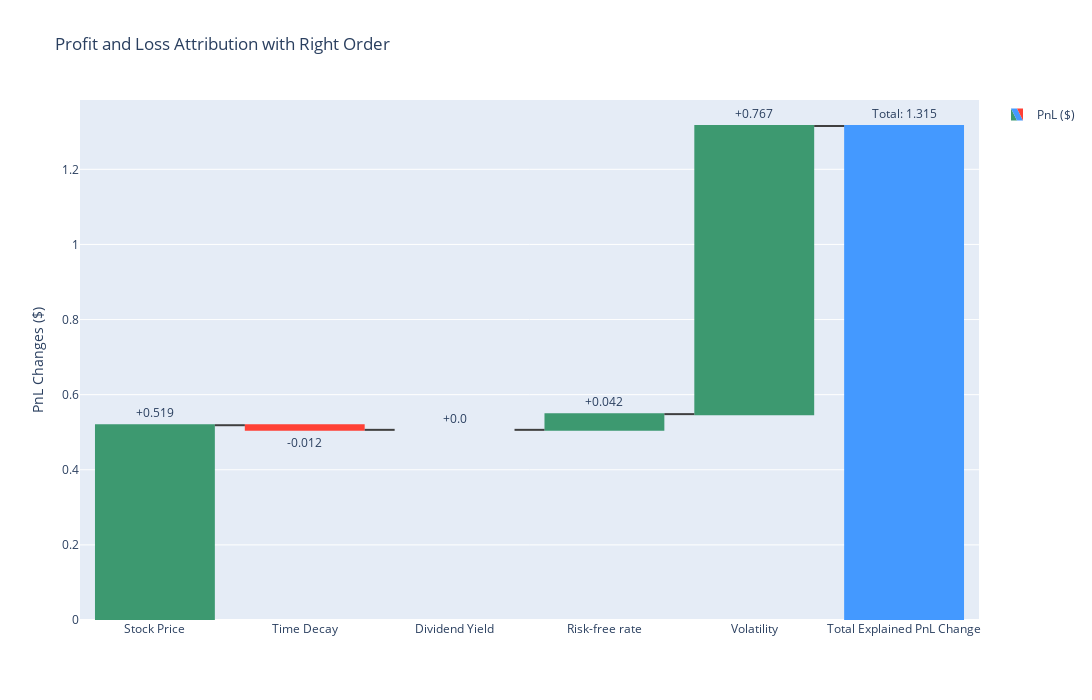

Here is the notebook cell this chart was saved with:
### Code cell
pnl_change=[
    euro_call(today_price, K, yesterday_r, yesterday_sigma, yesterday_dividend, T)-euro_call(yesterday_price, K, yesterday_r, yesterday_sigma, yesterday_dividend, T),
    euro_call(today_price, K, yesterday_r, yesterday_sigma, yesterday_dividend, T - 1 / 365)-euro_call(today_price, K, yesterday_r, yesterday_sigma, yesterday_dividend, T),
    # we choose 365 because option decrease in value everyday
    euro_call(today_price, K, yesterday_r, yesterday_sigma, today_dividend, T - 1 / 365)-euro_call(today_price, K, yesterday_r, yesterday_sigma, yesterday_dividend, T - 1 / 365),
    euro_call(today_price, K, today_r, yesterday_sigma, today_dividend, T - 1 / 365)-euro_call(today_price, K, yesterday_r, yesterday_sigma, today_dividend, T - 1 / 365),
    euro_call(today_price, K, today_r, today_sigma, today_dividend, T - 1 / 365)-euro_call(today_price, K, today_r, yesterday_sigma, today_dividend, T - 1 / 365),
]
# Total_unexplained_change = euro_call(today_price, K, today_r, today_sigma, today_dividend, T - 1 / 365)-euro_call(yesterday_price, K, yesterday_r, yesterday_sigma, yesterday_dividend, T)-np.sum(pnl_change)
# Total_realized_change = euro_call(today_price, K, today_r, today_sigma, today_dividend, T - 1 / 365)-euro_call(yesterday_price, K, yesterday_r, yesterday_sigma, yesterday_dividend, T)
fig = go.Figure(go.Waterfall(
    name="PnL ($)", orientation="v",
    # measure=["relative", "relative", "relative", "relative", "relative", "total",'relative','total'],
    measure=["relative", "relative", "relative", "relative", "relative", "total"],
    x=["Stock Price", "Time Decay", "Dividend Yield", "Risk-free rate", "Volatility", "Total Explained PnL Change"],
    textposition="outside",
    # text=['+'+str(round(num,3)) if num>=0 else str(round(num,3)) for num in pnl_change]+['Total: '+str(round(np.sum(pnl_change),3))]+[str(round(Total_unexplained_change,3))]+[str(round(Total_realized_change,3))],
    text=['+'+str(round(num,3)) if num>=0 else str(round(num,3)) for num in pnl_change]+['Total: '+str(round(np.sum(pnl_change),3))],
    # y=np.append(pnl_change,[0,euro_call(today_price, K, today_r, today_sigma, today_dividend, T-1/365)-euro_call(yesterday_price, K, yesterday_r, yesterday_sigma, yesterday_dividend, T)-np.sum(pnl_change),0]),
    y=pnl_change+[0],
    connector={"line": {"color": "rgb(63, 63, 63)"}},
))

fig.update_layout(
    title="Profit and Loss Attribution with Right Order",
    showlegend=True,
    autosize=False,
    width=1400,
    height=700,
)
fig.update_yaxes(title_text="PnL Changes ($)")
# include y label
fig.show()

### Figure 1 — Plotly figure (JSON) as saved in the notebook; plotly's stock layout.template omitted (floating-point values rounded to 4 significant figures)
{"data": [{"connector": {"line": {"color": "rgb(63, 63, 63)"}}, "measure": ["relative", "relative", "relative", "relative", "relative", "total"], "name": "PnL ($)", "orientation": "v", "text": ["+0.519", "-0.012", "+0.0", "+0.042", "+0.767", "Total: 1.315"], "textposition": "outside", "x": ["Stock Price", "Time Decay", "Dividend Yield", "Risk-free rate", "Volatility", "Total Explained PnL Change"], "y": [0.5186, -0.0123, 0.0, 0.04182, 0.7672, 0], "type": "waterfall"}], "layout": {"title": {"text": "Profit and Loss Attribution with Right Order"}, "showlegend": true, "autosize": false, "width": 1400, "height": 700, "yaxis": {"title": {"text": "PnL Changes ($)"}}}}
